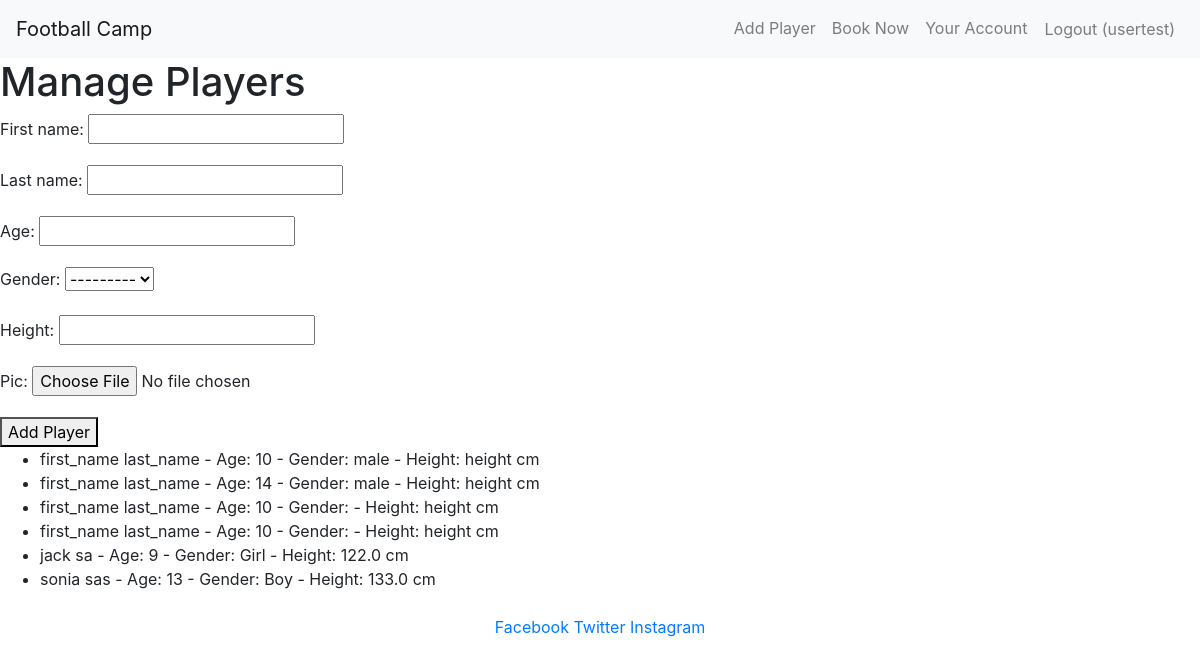
The page /manage_players/ (signed in) on the database as committed earlier.
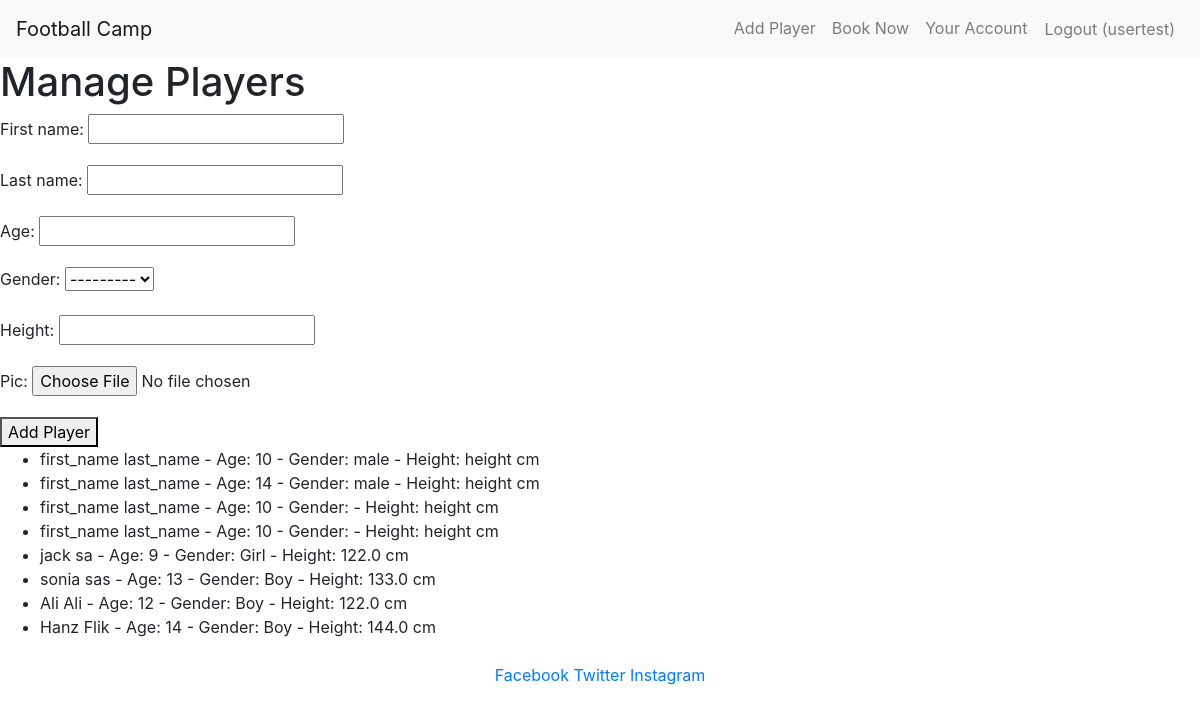
The same page on the database as committed later.
### football_camp/models.py (models this page shows, shortened)
class Player(models.Model):
    user = models.ForeignKey(User, on_delete=models.CASCADE, related_name='players')
    first_name = models.CharField(max_length=30)
    last_name = models.CharField(max_length=30)
    age = models.IntegerField()
    gender = models.CharField(max_length=10, choices=[('girl', 'Girl'), ('boy', 'Boy')])
    height = models.FloatField()
    pic = models.ImageField(upload_to='players/', blank=True, null=True)
    class Meta:
        verbose_name = "Player"
        verbose_name_plural = "Players"

### football_camp/views.py (the view)
# urls.py: path('manage_players/', views.manage_players, name='manage_players'),
@login_required
def manage_players(request):
    if request.method == 'POST':
        form = PlayerForm(request.POST, request.FILES)
        if form.is_valid():
            player = form.save(commit=False)
            player.user = request.user
            player.save()
            return redirect('player_added')
    else:
        form = PlayerForm()
    players = Player.objects.all()
    return render(request, 'football_camp/manage_players.html', {'players': players, 'form': form})

### football_camp/forms.py (shortened to what this page needs)
class PlayerForm(forms.ModelForm):
    class Meta:
        model = Player
        fields = ['first_name', 'last_name', 'age', 'gender', 'height', 'pic']

### football_camp/templates/football_camp/manage_players.html (shortened to what this page needs)
<!DOCTYPE html>
<html lang="en">
<head>
</head>
<body>
    {% extends 'football_camp/base.html' %}
    {% block content %}
    <h1>Manage Players</h1>
    <form method="POST" enctype="multipart/form-data">
        {{ form.as_p }}
        <button type="submit">Add Player</button>
    </form>
    <ul>
        {% for player in players %}
        <li>{{ player.first_name }} {{ player.last_name }} - Age: {{ player.age }} - Gender:
            {{ player.get_gender_display }} - Height: {{ player.height }} cm</li>
        {% endfor %}
    </ul>
    {% endblock %}

Rows that differ between the two databases and show on the page:
added Player: first_name "Ali", last_name "Ali", age "12", gender "Boy", height "122.0"
added Player: first_name "Hanz", last_name "Flik", age "14", gender "Boy", height "144.0"
